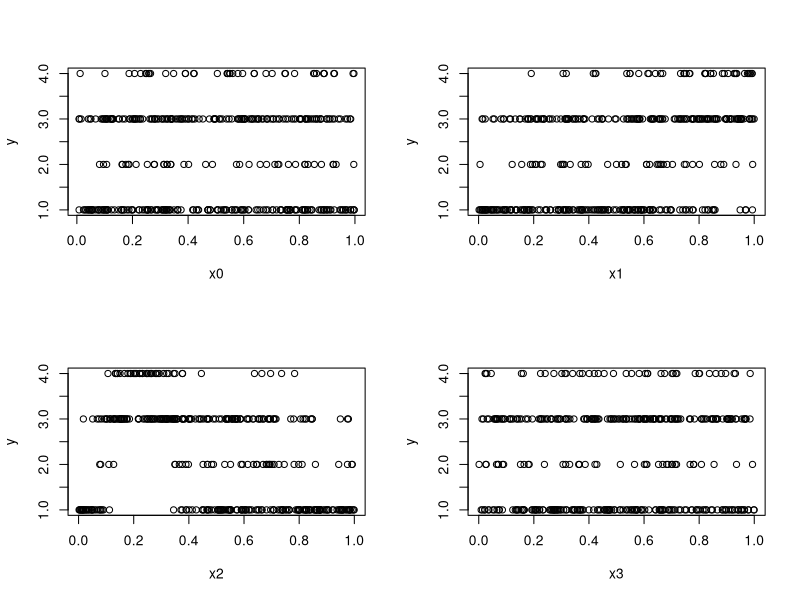
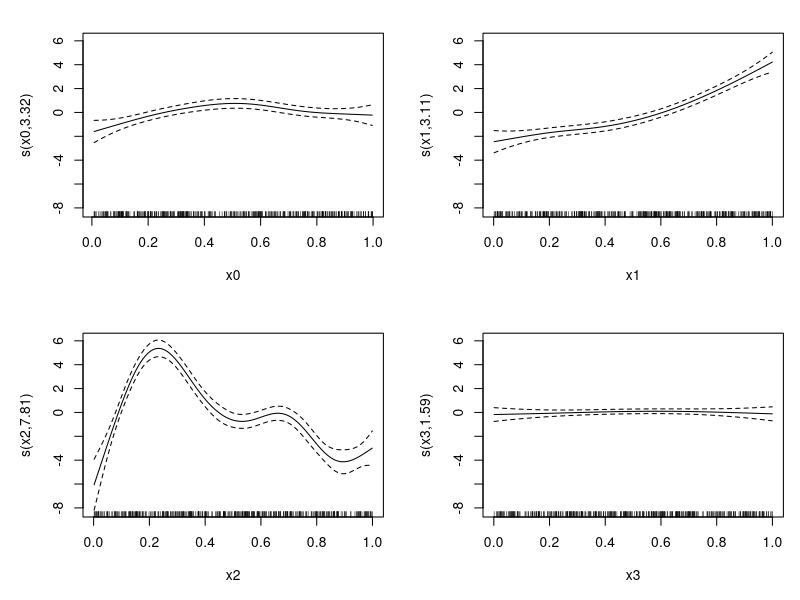
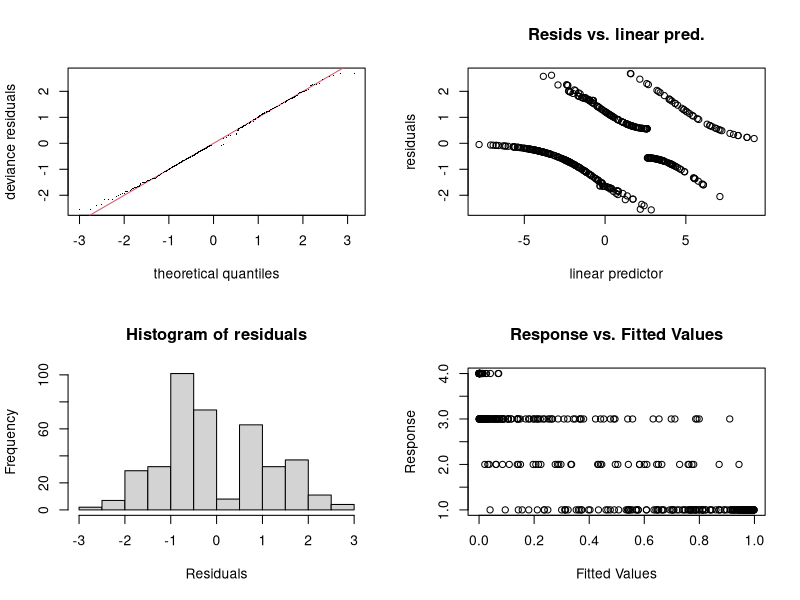

These charts were generated, in order, by the following R code:
## ---- chunk 1
knitr::opts_chunk$set(echo = TRUE)
## ---- chunk 2
library(mgcv)
## ---- chunk 3

## Simulate some ordered categorical data...
set.seed(3);n<-400
dat <- gamSim(1,n=n)
dat$f <- dat$f - mean(dat$f)

alpha <- c(-Inf,-1,0,5,Inf)
R <- length(alpha)-1# the number of catergories
y <- dat$f
u <- runif(n)
u <- dat$f + log(u/(1-u)) 
for (i in 1:R) {
  y[u > alpha[i]&u <= alpha[i+1]] <- i
}
dat$y <- y


## ---- chunk 4
## plot the data...
par(mfrow=c(2,2))
with(dat,plot(x0,y));with(dat,plot(x1,y))
with(dat,plot(x2,y));with(dat,plot(x3,y))
## ---- chunk 5
## fit ocat model to data...
b <- gam(y~s(x0)+s(x1)+s(x2)+s(x3),family=ocat(R=R),data=dat)
b

## ---- chunk 6
plot(b,pages=1)
## ---- chunk 7
gam.check(b)
## ---- chunk 8
summary(b)
## ---- chunk 9
b$family$getTheta(TRUE) ## the estimated cut points
## ---- chunk 10




## predict probabilities of being in each category
predict(b,dat[1:2,],type="response",se=TRUE)
